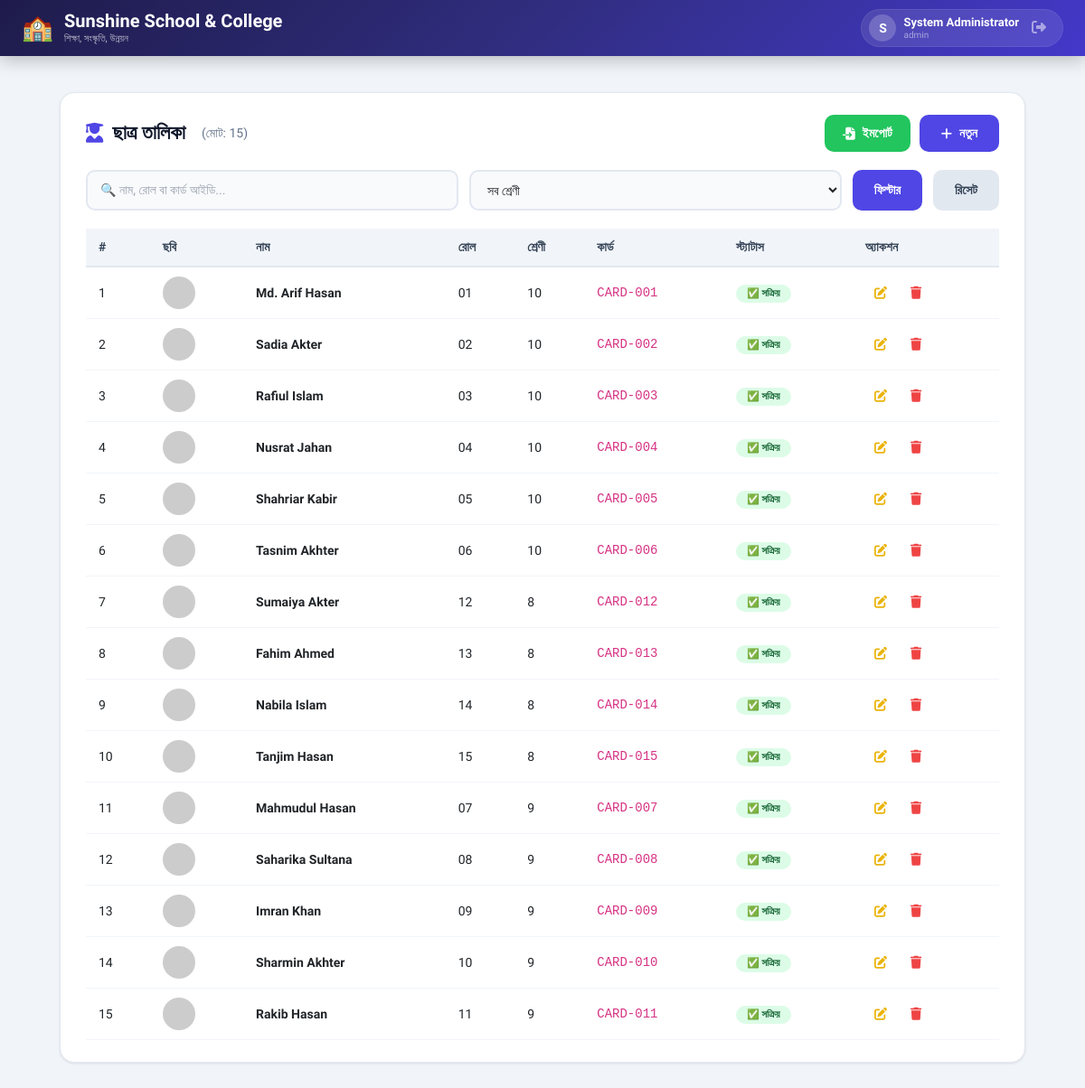
/admin/students/list.php (signed in), run on the app's committed database.
### tables this page shows
CREATE TABLE `students` (
  `id` int(11) NOT NULL AUTO_INCREMENT,
  `student_id` varchar(20) DEFAULT NULL,
  `name` varchar(100) NOT NULL,
  `father_name` varchar(100) DEFAULT NULL,
  `mother_name` varchar(100) DEFAULT NULL,
  `date_of_birth` date DEFAULT NULL,
  `gender` enum('Male','Female','Other') DEFAULT NULL,
  `address` text DEFAULT NULL,
  `phone` varchar(20) DEFAULT NULL,
  `guardian_phone` varchar(20) DEFAULT NULL,
  `email` varchar(100) DEFAULT NULL,
  `class` varchar(20) NOT NULL,
  `section` varchar(20) DEFAULT NULL,
  `roll` varchar(20) NOT NULL,
  `group_name` varchar(50) DEFAULT NULL,
  `blood_group` varchar(10) DEFAULT NULL,
  `card_id` varchar(50) NOT NULL,
  `photo_path` varchar(255) DEFAULT 'uploads/default.jpg',
  `admission_date` date DEFAULT NULL,
  `status` enum('active','inactive','graduated') DEFAULT 'active',
  `created_at` timestamp NOT NULL DEFAULT current_timestamp(),
  PRIMARY KEY (`id`),
  UNIQUE KEY `card_id` (`card_id`),
  UNIQUE KEY `roll` (`roll`),
  KEY `student_id` (`student_id`)
);

### admin/students/list.php (the view, shortened to what this page needs)
<?php
require_once '../../config/db.php';
$search = $_GET['search'] ?? '';
$sql = "SELECT * FROM students WHERE 1=1";
$sql .= " ORDER BY class, roll";
$stmt = $conn->prepare($sql);
$stmt->execute();
$students = $stmt->fetchAll();
?>
<?php include '../../includes/header.php'; ?>
<div class="list-container">
    <div class="list-card">
        <div class="list-header">
            <h2>
                <i class="fas fa-user-graduate"></i> ছাত্র তালিকা
                <span class="count">(মোট: <?php echo count($students); ?>)</span>
            </h2>
            <div class="actions" style="display:flex; gap:10px; flex-wrap:wrap;">
                <a href="import.php" class="btn-import">
                    <i class="fas fa-file-import"></i> ইমপোর্ট
                </a>
                <a href="add.php" class="btn-add">
                    <i class="fas fa-plus"></i> নতুন
                </a>
            </div>
        </div>
        <form method="GET" class="filter-form">
            <input type="text" name="search" placeholder="🔍 নাম, রোল বা কার্ড আইডি..." value="<?php echo htmlspecialchars($search); ?>">
            <select name="class">
                <option value="">সব শ্রেণী</option>
            </select>
            <button type="submit">ফিল্টার</button>
            <a href="list.php" class="btn-reset" style="padding:10px 24px;border-radius:10px;font-weight:600;font-size:14px;border:none;cursor:pointer;background:#e2e8f0;color:#334155;text-decoration:none;display:inline-flex;align-items:center;gap:6px;">রিসেট</a>
        </form>
        <?php if (count($students) > 0): ?>
        <div class="table-container">
            <table class="table-custom">
                <thead>
                    <tr>
                        <th>#</th>
                        <th>ছবি</th>
                        <th>নাম</th>
                        <th>রোল</th>
                        <th>শ্রেণী</th>
                        <th>কার্ড</th>
                        <th>স্ট্যাটাস</th>
                        <th>অ্যাকশন</th>
                    </tr>
                </thead>
                <tbody>
                    <?php foreach ($students as $index => $row): ?>
                    <tr>
                        <td><?php echo $index + 1; ?></td>
                        <td>
                            <img src="../../<?php echo htmlspecialchars($row['photo_path'] ?? 'uploads/default.jpg'); ?>"
                                 class="avatar"
                                 onerror="this.src='https://ui-avatars.com/api/?name=<?php echo urlencode($row['name']); ?>&background=4f46e5&color=fff&size=36'">
                        </td>
                        <td><strong><?php echo htmlspecialchars($row['name']); ?></strong></td>
                        <td><?php echo htmlspecialchars($row['roll']); ?></td>
                        <td><?php echo htmlspecialchars($row['class']); ?></td>
                        <td><code><?php echo htmlspecialchars($row['card_id']); ?></code></td>
                        <td>
                            <?php if ($row['status'] == 'active'): ?>
                                <span class="status-badge status-active">✅ সক্রিয়</span>
                            <?php elseif ($row['status'] == 'inactive'): ?>
                                <span class="status-badge status-inactive">⛔ নিষ্ক্রিয়</span>
                            <?php else: ?>
                                <span class="status-badge status-graduated">🎓 পাশ</span>
                            <?php endif; ?>
                        </td>
                        <td>
                            <div class="action-cell">
                                <a href="edit.php?id=<?php echo $row['id']; ?>" class="btn-action btn-edit" title="সম্পাদনা">
                                    <i class="fas fa-edit"></i>
                                </a>
                                <a href="delete.php?id=<?php echo $row['id']; ?>"
                                   onclick="return confirm('মুছে ফেলতে চান?')"
                                   class="btn-action btn-delete" title="মুছুন">
                                    <i class="fas fa-trash"></i>
                                </a>
                            </div>
                        </td>
                    </tr>
                    <?php endforeach; ?>
                </tbody>
            </table>
        </div>
        <?php endif; ?>
    </div>
</div>
<?php include '../../includes/footer.php'; ?>

### includes/header.php (style rules this page uses)
* { font-family: 'Hind Siliguri', 'Segoe UI', sans-serif; box-sizing: border-box; }
body { background: #f1f5f9; margin: 0; padding: 0; min-height: 100vh; }

### admin/students/list.php (style rules this page uses)
.list-container { max-width: 1100px; margin: 0 auto; padding: 20px 16px; }
.list-card { background: white; border-radius: 16px; padding: 24px 28px; box-shadow: 0 1px 3px 0 rgb(0 0 0 / 0.1); border: 1px solid #e2e8f0; }
.list-header { display: flex; justify-content: space-between; align-items: center; margin-bottom: 20px; flex-wrap: wrap; gap: 12px; }
.list-header h2 { font-size: 22px; font-weight: 700; color: #0f172a; margin: 0; display: flex; align-items: center; gap: 10px; }
.list-header h2 i { color: #4f46e5; }
.list-header .count { font-size: 14px; font-weight: 400; color: #64748b; margin-left: 8px; }
.btn-add { padding: 10px 24px; border-radius: 10px; font-weight: 600; font-size: 14px; background: #4f46e5; color: white; text-decoration: none; transition: all 0.3s ease; display: inline-flex; align-items: center; gap: 8px; }
.btn-import { padding: 10px 20px; border-radius: 10px; font-weight: 600; font-size: 14px; background: #22c55e; color: white; text-decoration: none; transition: all 0.3s ease; display: inline-flex; align-items: center; gap: 8px; }
.filter-form { display: flex; flex-wrap: wrap; gap: 12px; margin-bottom: 20px; }
.filter-form input, .filter-form select { padding: 10px 14px; border: 2px solid #e2e8f0; border-radius: 10px; font-size: 14px; outline: none; transition: all 0.3s ease; background: #f8fafc; flex: 1; min-width: 160px; }
.filter-form button { padding: 10px 24px; border-radius: 10px; font-weight: 600; font-size: 14px; border: none; cursor: pointer; background: #4f46e5; color: white; transition: all 0.3s ease; white-space: nowrap; }
.filter-form .btn-reset { background: #e2e8f0; color: #334155; }
.table-container { overflow-x: auto; }
.table-custom { width: 100%; border-collapse: collapse; font-size: 14px; }
.table-custom thead { background: #f1f5f9; }
.table-custom th { padding: 10px 14px; text-align: left; font-weight: 600; color: #334155; border-bottom: 2px solid #e2e8f0; white-space: nowrap; }
.table-custom td { padding: 10px 14px; border-bottom: 1px solid #f1f5f9; vertical-align: middle; }
.avatar { width: 36px; height: 36px; border-radius: 50%; object-fit: cover; }
.status-badge { display: inline-block; padding: 2px 12px; border-radius: 12px; font-size: 11px; font-weight: 600; }
.status-active { background: #dcfce7; color: #166534; }
.btn-action { padding: 6px 10px; border-radius: 6px; text-decoration: none; transition: all 0.3s ease; display: inline-flex; align-items: center; gap: 4px; }
.btn-edit { color: #eab308; }
.btn-delete { color: #ef4444; }
.action-cell { display: flex; gap: 6px; }

### data on the page
students: name "Md. Arif Hasan", roll "01", class "10", card "CARD-001", status "✅ সক্রিয়"
students: name "Sadia Akter", roll "02", class "10", card "CARD-002", status "✅ সক্রিয়"
students: name "Rafiul Islam", roll "03", class "10", card "CARD-003", status "✅ সক্রিয়"
students: name "Nusrat Jahan", roll "04", class "10", card "CARD-004", status "✅ সক্রিয়"
students: name "Shahriar Kabir", roll "05", class "10", card "CARD-005", status "✅ সক্রিয়"
students: name "Tasnim Akhter", roll "06", class "10", card "CARD-006", status "✅ সক্রিয়"
students: name "Sumaiya Akter", roll "12", class "8", card "CARD-012", status "✅ সক্রিয়"
students: name "Fahim Ahmed", roll "13", class "8", card "CARD-013", status "✅ সক্রিয়"
students: name "Nabila Islam", roll "14", class "8", card "CARD-014", status "✅ সক্রিয়"
students: name "Tanjim Hasan", roll "15", class "8", card "CARD-015", status "✅ সক্রিয়"
students: name "Mahmudul Hasan", roll "07", class "9", card "CARD-007", status "✅ সক্রিয়"
students: name "Saharika Sultana", roll "08", class "9", card "CARD-008", status "✅ সক্রিয়"
students: name "Imran Khan", roll "09", class "9", card "CARD-009", status "✅ সক্রিয়"
students: name "Sharmin Akhter", roll "10", class "9", card "CARD-010", status "✅ সক্রিয়"
students: name "Rakib Hasan", roll "11", class "9", card "CARD-011", status "✅ সক্রিয়"

### other printed values
SITE_NAME "Sunshine School & College"
SITE_SLOGAN "শিক্ষা, সংস্কৃতি, উন্নয়ন"
substr($fullName, 0, 1) "S"
$fullName "System Administrator"
getRole() "admin"
count($students) "15"
